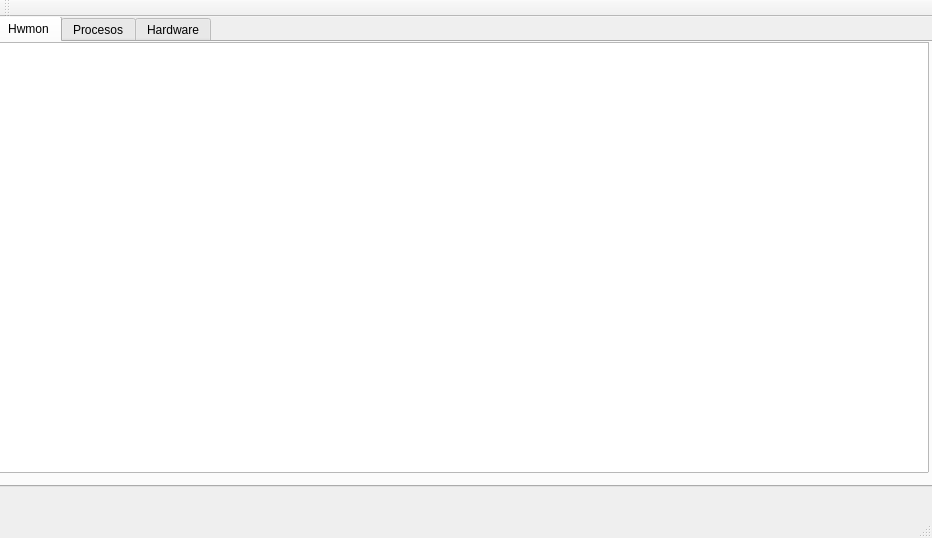
<?xml version="1.0" encoding="UTF-8"?>
<ui version="4.0">
 <class>System_monitor</class>
 <widget class="QMainWindow" name="System_monitor">
  <property name="geometry">
   <rect>
    <x>0</x>
    <y>0</y>
    <width>932</width>
    <height>538</height>
   </rect>
  </property>
  <property name="windowTitle">
   <string>System_monitor</string>
  </property>
  <widget class="QWidget" name="centralWidget">
   <widget class="QTabWidget" name="tabWidget">
    <property name="geometry">
     <rect>
      <x>-4</x>
      <y>-1</y>
      <width>951</width>
      <height>471</height>
     </rect>
    </property>
    <property name="sizePolicy">
     <sizepolicy hsizetype="Fixed" vsizetype="MinimumExpanding">
      <horstretch>100</horstretch>
      <verstretch>0</verstretch>
     </sizepolicy>
    </property>
    <property name="currentIndex">
     <number>0</number>
    </property>
    <widget class="QWidget" name="tab">
     <attribute name="title">
      <string>Hwmon</string>
     </attribute>
     <widget class="QTableWidget" name="hwmontable">
      <property name="geometry">
       <rect>
        <x>0</x>
        <y>0</y>
        <width>931</width>
        <height>431</height>
       </rect>
      </property>
      <property name="sizePolicy">
       <sizepolicy hsizetype="Preferred" vsizetype="Preferred">
        <horstretch>100</horstretch>
        <verstretch>100</verstretch>
       </sizepolicy>
      </property>
      <property name="layoutDirection">
       <enum>Qt::LeftToRight</enum>
      </property>
      <property name="autoFillBackground">
       <bool>true</bool>
      </property>
      <property name="rowCount">
       <number>0</number>
      </property>
      <property name="columnCount">
       <number>0</number>
      </property>
     </widget>
    </widget>
    <widget class="QWidget" name="tab_2">
     <attribute name="title">
      <string>Procesos</string>
     </attribute>
     <widget class="QTableWidget" name="processtable">
      <property name="geometry">
       <rect>
        <x>0</x>
        <y>0</y>
        <width>931</width>
        <height>441</height>
       </rect>
      </property>
      <property name="layoutDirection">
       <enum>Qt::LeftToRight</enum>
      </property>
      <property name="autoFillBackground">
       <bool>true</bool>
      </property>
      <property name="sizeAdjustPolicy">
       <enum>QAbstractScrollArea::AdjustToContents</enum>
      </property>
      <property name="gridStyle">
       <enum>Qt::SolidLine</enum>
      </property>
      <property name="columnCount">
       <number>0</number>
      </property>
     </widget>
    </widget>
    <widget class="QWidget" name="tab_3">
     <attribute name="title">
      <string>Hardware</string>
     </attribute>
     <widget class="QTreeWidget" name="hardwaretree">
      <property name="geometry">
       <rect>
        <x>0</x>
        <y>0</y>
        <width>931</width>
        <height>441</height>
       </rect>
      </property>
      <column>
       <property name="text">
        <string notr="true">1</string>
       </property>
      </column>
     </widget>
    </widget>
   </widget>
  </widget>
  <widget class="QMenuBar" name="menuBar">
   <property name="geometry">
    <rect>
     <x>0</x>
     <y>0</y>
     <width>932</width>
     <height>22</height>
    </rect>
   </property>
  </widget>
  <widget class="QToolBar" name="mainToolBar">
   <attribute name="toolBarArea">
    <enum>TopToolBarArea</enum>
   </attribute>
   <attribute name="toolBarBreak">
    <bool>false</bool>
   </attribute>
  </widget>
  <widget class="QStatusBar" name="statusBar"/>
 </widget>
 <layoutdefault spacing="6" margin="11"/>
 <resources/>
 <connections/>
</ui>
